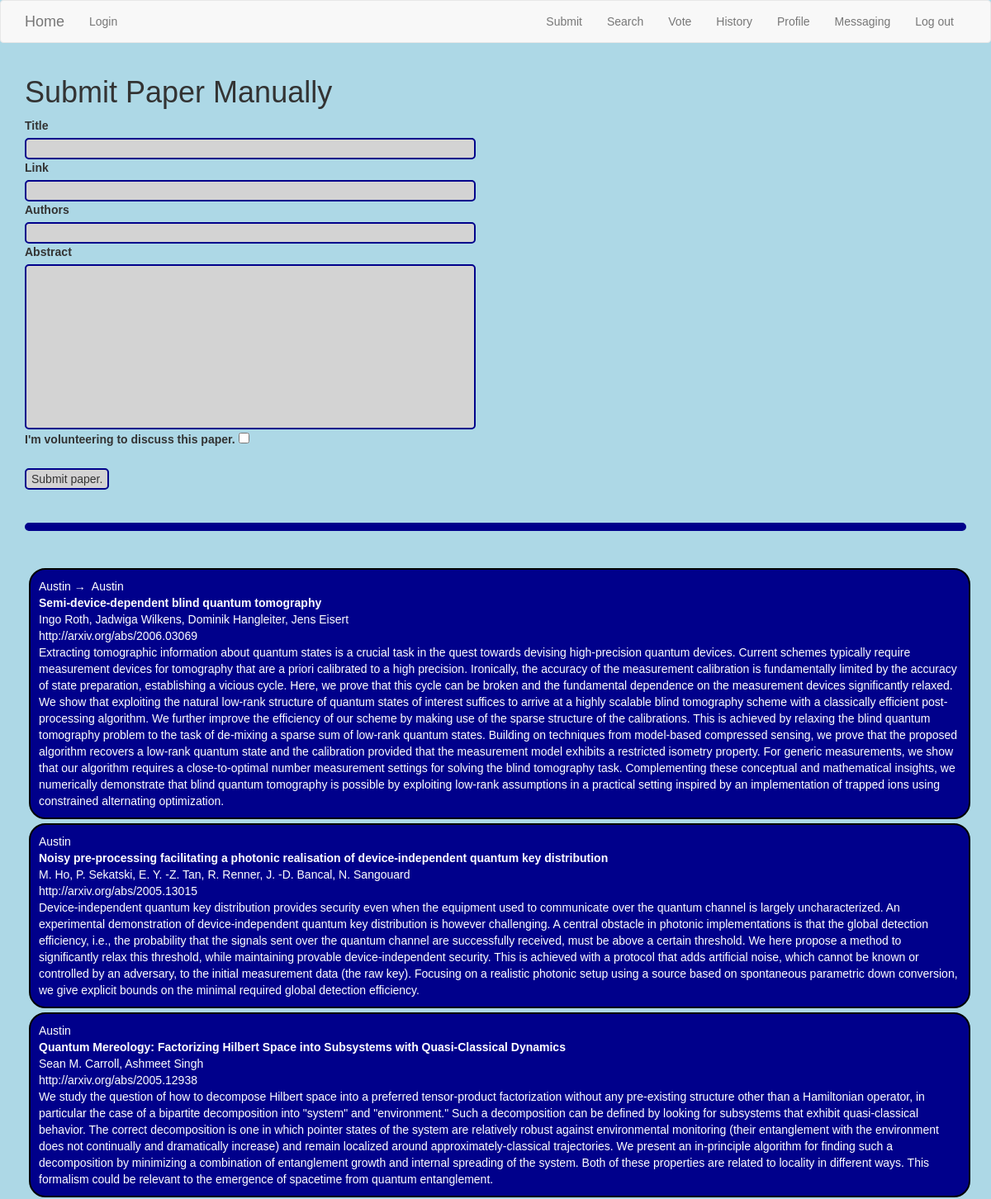
/submit_m (upper part), run on the app's committed database.
### app/models.py (models this page shows, shortened)
class Paper(db.Model):
    id = db.Column(db.Integer, primary_key=True)
    title = db.Column(db.String(140))
    timestamp = db.Column(db.Date, index=True, default=datetime.utcnow)
    link = db.Column(db.String(140), unique=True)
    abstract = db.Column(db.String(512))
    authors = db.Column(db.String(256))
    voted = db.Column(db.Date)
    score_n = db.Column(db.Integer)
    score_d = db.Column(db.Integer)
    comment = db.Column(db.String(256))
    subber_id = db.Column(db.Integer, db.ForeignKey('user.id'))
    volunteer_id = db.Column(db.Integer, db.ForeignKey('user.id'))
    subber = db.relationship('User', backref='subs',
                             foreign_keys=[subber_id])
    volunteer = db.relationship('User', backref='vols',
                             foreign_keys=[volunteer_id])

class User(UserMixin, db.Model):
    id = db.Column(db.Integer, primary_key=True)
    username = db.Column(db.String(64), index=True, unique=True)
    firstname = db.Column(db.String(64))
    lastname = db.Column(db.String(64))
    email = db.Column(db.String(120), index=True, unique=True)
    password_hash = db.Column(db.String(128))
    admin = db.Column(db.Boolean, default=False)
    password_hold = db.Column(db.String(128))
    retired = db.Column(db.Boolean, default=False)
    hp = db.Column(db.Integer, default=0)

### app/main/routes.py (the view, shortened to what this page needs)
@bp.route('/submit_m', methods=['GET', 'POST'])
def submit_m():
    form = ManualSubmissionForm()
    papers = Paper.query.filter(Paper.timestamp >= last_month).all()
    return render_template('main/submit_m.html', papers=papers,
                           form=form, title='Submit Paper', showsub=True)

### app/main/forms.py (shortened to what this page needs)
class ManualSubmissionForm(FlaskForm):
    title = StringField('Title', validators=[DataRequired()])
    link = StringField('Link', validators=[DataRequired()])
    authors = StringField('Authors', validators=[DataRequired()])
    abstract = StringField('Abstract', validators=[DataRequired()])
    volunteering = BooleanField("I'm volunteering to discuss this paper.")
    comments = StringField('Comments (optional)')
    submit = SubmitField('Submit paper.')

### app/templates/main/submit_m.html (shortened to what this page needs)
{% extends 'base.html' %}
{% block app_content %}
<h1>Submit Paper Manually</h1>
<form action='' method='post'>
  {% set list = [form.title, form.link, form.authors] %}
  {% for field in list %}
  {{ field.label }}<br>
  {{ field(size=64) }}<br>
  {% endfor %}
  {{ form.abstract.label }}<br>
  {{ form.abstract(size=64, style='height: 200px;') }}<br>
  {{ form.volunteering.label }}
  {{ form.volunteering }}<br>
  <br>
  {{ form.submit() }}
</form>
<br><hr><br>
{% for paper in papers %}
{% include 'main/_paper.html' %}
{% endfor %}
{% endblock %}

### app/templates/main/_paper.html (shortened to what this page needs)
<div class='table table-hover'>
  <tr>
    <td width='70px'>
      {% if showsub %}
      <a href="{{ url_for('main.user', username=paper.subber.username) }}">
	{{ paper.subber.firstname }}
      </a>
      {% if paper.volunteer.firstname is defined %}
      &#8594;&nbsp;
      <a href="{{ url_for('main.user', username=paper.volunteer.username) }}">
	{{ paper.volunteer.firstname }}
      </a>
      {% endif %}<br>
      {% endif %}
    </td>
    <td>
      <span class='title'>{{ paper.title }}</span><br>
      {{ paper.authors }}<br>
      <a href='{{ paper.link }}'>{{ paper.link }}</a><br>
      {{ paper.abstract|replace('\\\\', '\\') }}<br>
    </td>
  </tr>
{% if not extras %}</div>{% endif %}

### app/static/style.css (style rules this page uses)
body { background-color: lightblue; font-family: arial; }
.title { font-weight: bold; }
hr { border: 5px solid darkblue; border-radius: 5px; }
input { border-radius: 5px; border: 2px solid darkblue; background-color: lightgrey; }
.table-hover { border: 2px solid black; border-radius: 20px; padding: 10px; margin: 5px; background-color: darkblue; color: white; }
.table-hover a { color:white; }

### data on the page
Paper: subber.firstname "Austin", volunteer.firstname "Austin", title "Semi-device-dependent blind quantum tomography", authors "Ingo Roth, Jadwiga Wilkens, Dominik Hangleiter, Jens Eisert", link "http://arxiv.org/abs/2006.03069", abstract "Extracting tomographic information about quantum states is a crucial task in the quest towards devising high-precision quantum devices. Current schemes typically require measurement devices for tomography that are a priori calibrated to a high precision. Ironically, the accuracy of the measurement calibration is fundamentally limited by the accuracy of state preparation, establishing a vicious cycle. Here, we prove that this cycle can be broken and the fundamental dependence on the measurement devices significantly relaxed. We show that exploiting the natural low-rank structure of quantum states of interest suffices to arrive at a highly scalable blind tomography scheme with a classically…"
Paper: subber.firstname "Austin", title "Noisy pre-processing facilitating a photonic realisation of device-independent quantum key distribution", authors "M. Ho, P. Sekatski, E. Y. -Z. Tan, R. Renner, J. -D. Bancal, N. Sangouard", link "http://arxiv.org/abs/2005.13015", abstract "Device-independent quantum key distribution provides security even when the equipment used to communicate over the quantum channel is largely uncharacterized. An experimental demonstration of device-independent quantum key distribution is however challenging. A central obstacle in photonic implementations is that the global detection efficiency, i.e., the probability that the signals sent over the quantum channel are successfully received, must be above a certain threshold. We here propose a method to significantly relax this threshold, while maintaining provable device-independent security. This is achieved with a protocol that adds artificial noise, which cannot be known or controlled by…"
Paper: subber.firstname "Austin", title "Quantum Mereology: Factorizing Hilbert Space into Subsystems with Quasi-Classical Dynamics", authors "Sean M. Carroll, Ashmeet Singh", link "http://arxiv.org/abs/2005.12938", abstract "We study the question of how to decompose Hilbert space into a preferred tensor-product factorization without any pre-existing structure other than a Hamiltonian operator, in particular the case of a bipartite decomposition into \"system\" and \"environment.\" Such a decomposition can be defined by looking for subsystems that exhibit quasi-classical behavior. The correct decomposition is one in which pointer states of the system are relatively robust against environmental monitoring (their entanglement with the environment does not continually and dramatically increase) and remain localized around approximately-classical trajectories. We present an in-principle algorithm for finding such a…"

### other printed values
{{ field.label }} "Title" "Link" "Authors"
